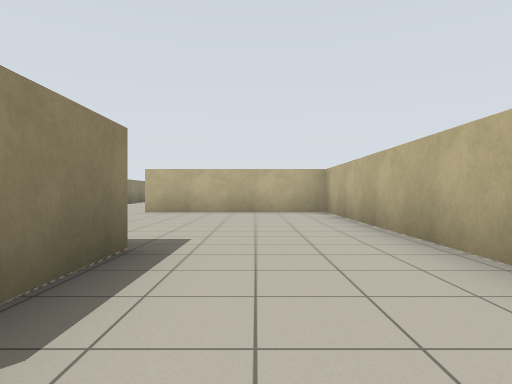
[1] (above)

24 first-person views from a walk through a robot-simulator world made for Stage. The camera is 0.94 m above the floor, looks level and sees 75° across. The lines on the ground mark 1 m squares. The floor is counted in squares, 2 m on a side. Each view is taken from the middle of a square. On the plan, view 1 faces up. The plan holds only what a view shows up to about 9 squares ahead; the rest is blank. Robots are left out.

[2]
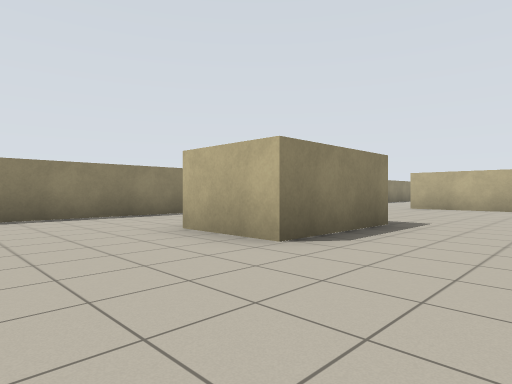

[3]
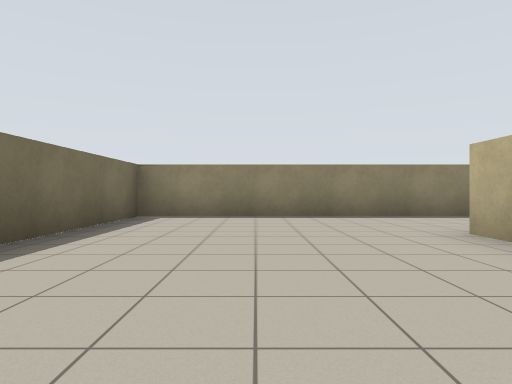

[4]
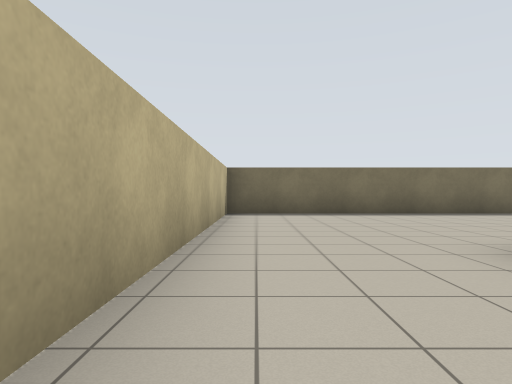

[5]
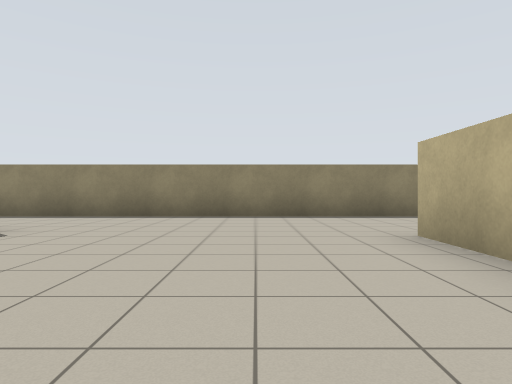

[6]
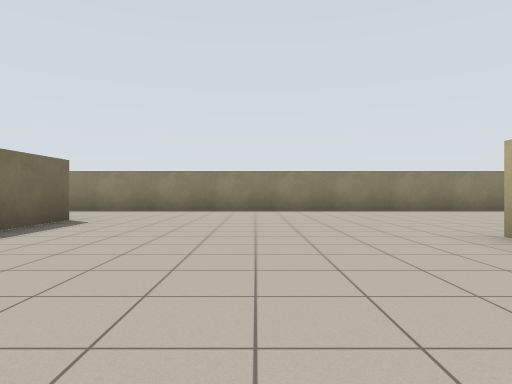

[7]
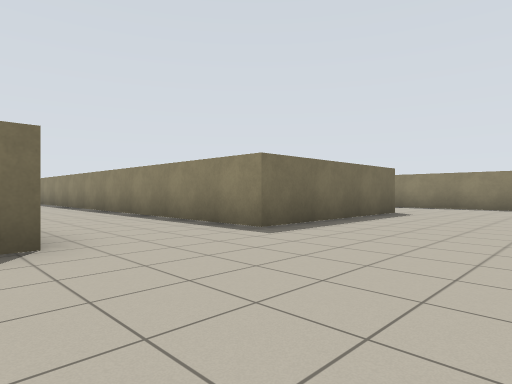

[8]
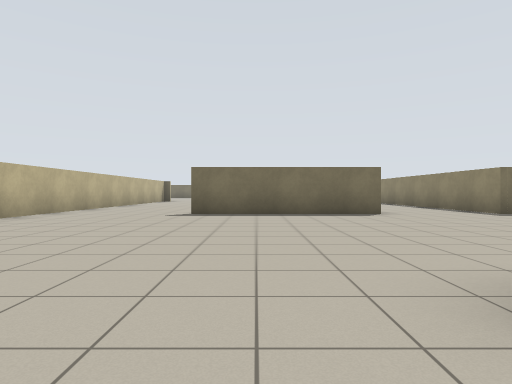

[9]
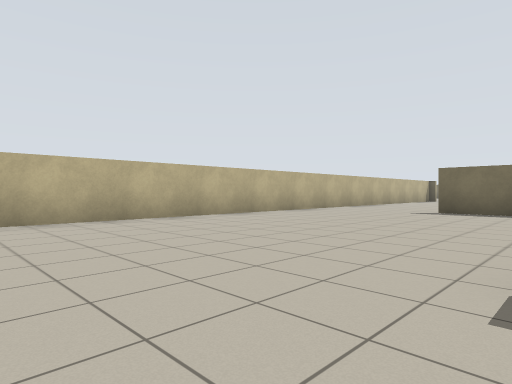

[10]
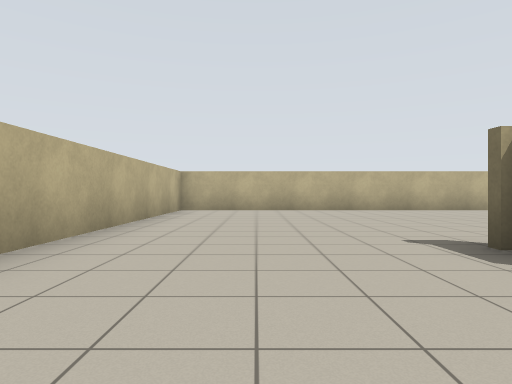

[11]
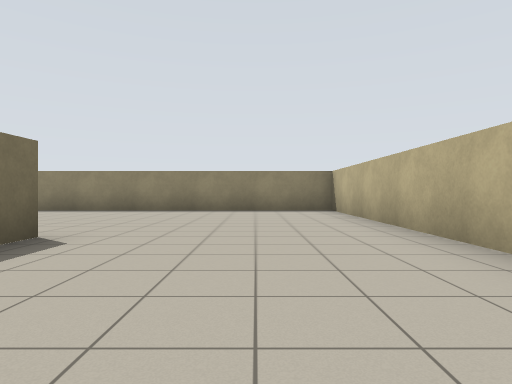

[12]
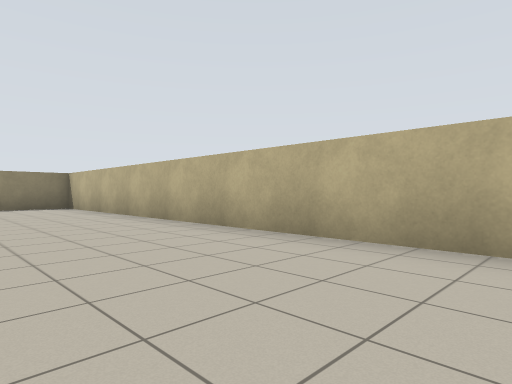

[13]
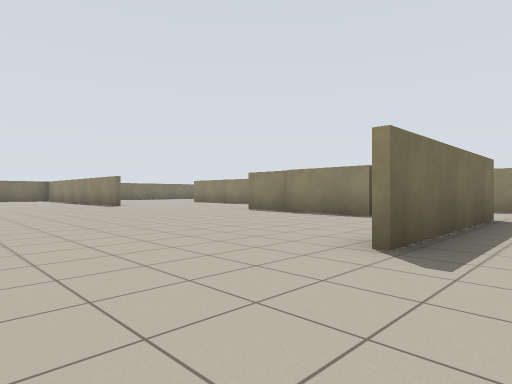

[14]
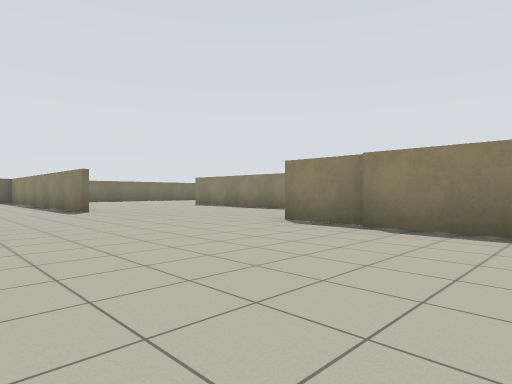

[15]
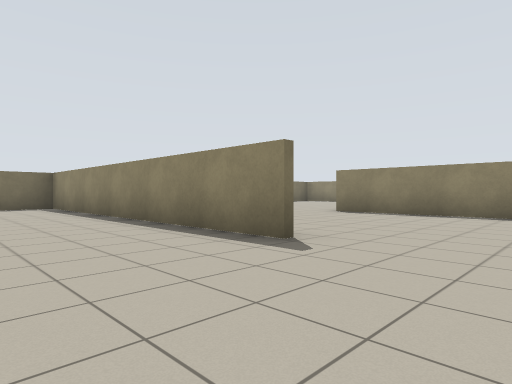

[16]
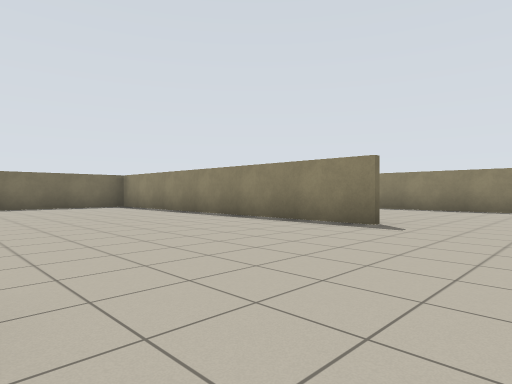

[17]
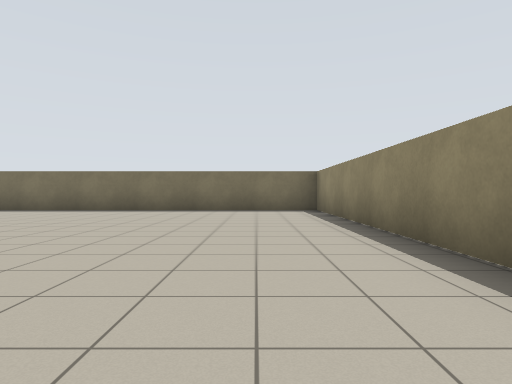

[18]
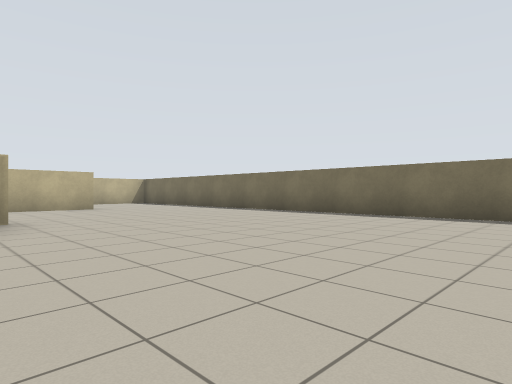

[19]
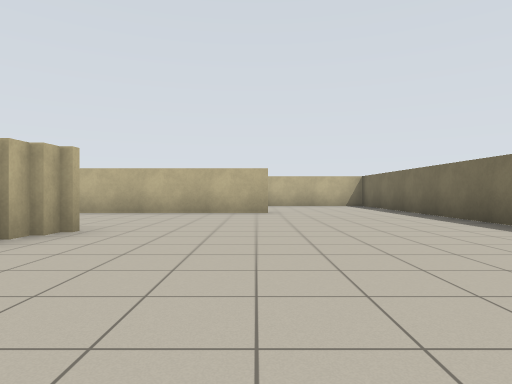

[20]
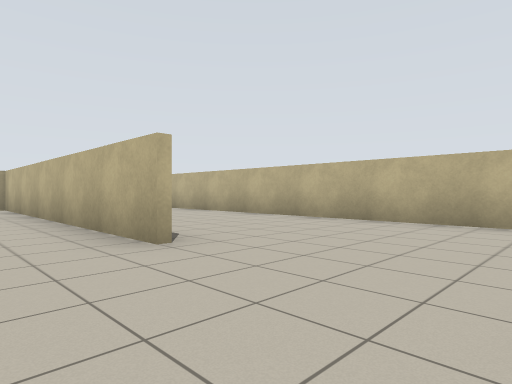

[21]
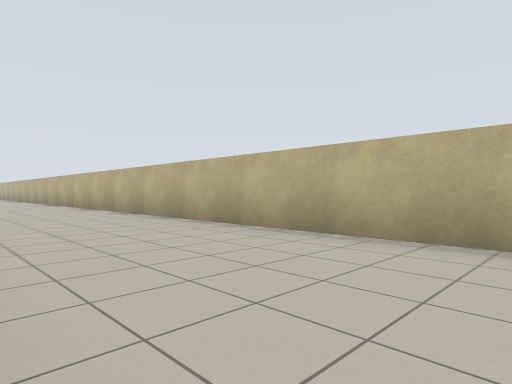

[22]
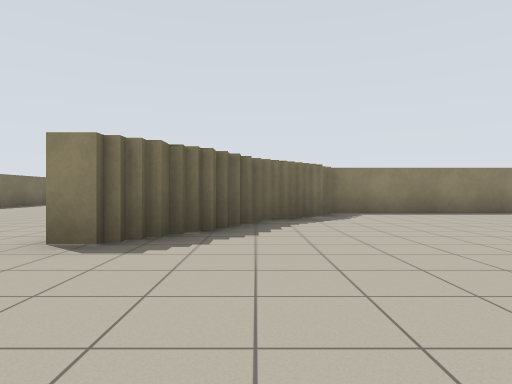

[23]
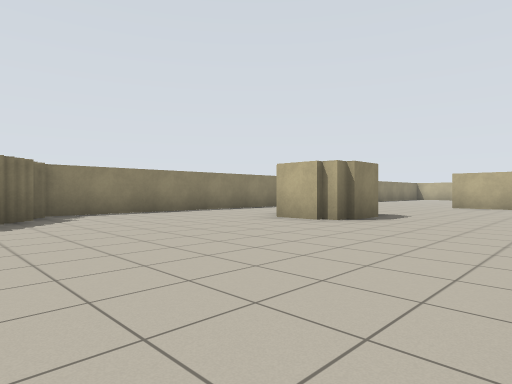

[24]
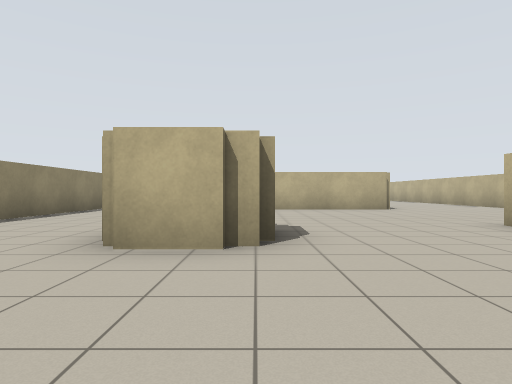

### Floor plan
Points are (right, up) in squares from view 1. A wall is a line through its corners. A room is listed if a view was taken in it or the views show most of it. See-through windows are left out.
Room 1 (views 1, 2, 3)
walls: (-1.1, 0.4) (-2.8, 0.4); (-5.4, 2.4) (-5.4, -4.3) (1.6, -4.3) (1.6, -0.5)
ways out: opening at (-4.5, 3) to room 2; opening at (0.5, 0.5) to room 2
Room 2 (views 4, 5, 6, 7, 8, 9, 10, 11, 12, 13, 14, 15, 16, 17, 18, 19, 20, 21, 22, 23, 24)
walls: (11.7, 2.6) (11.7, -1.4); (11.5, 6) (11.5, 17.9) (-5.4, 17.9) (-5.4, 2.4); (11.7, 8) (11.7, 4.6); (4.8, 6) (4.8, 2.2); (16, 3.1) (16, 1.7) (14.6, 1.7); (12.9, -1.8) (12.9, -2.4); (4.2, 7.9) (8.4, 7.9); (13.3, -2.2) (13.3, -2.8); (6.4, -2.1) (6.4, -10.6) (21, -10.6); (14.4, -3.5) (15.1, -3.5); (15.1, -4) (15.7, -4) (15.7, -4.3) (16, -4.3) (16, -4.9); (1.6, -0.5) (1.6, 7.7) (-2.6, 7.7); (1.8, -0.9) (1.8, -4.5); (19.5, 7.7) (16.5, 7.7); (15.9, -4.6) (15.2, -4.6); (-1.1, 2.9) (-1.1, 0.4); (-2.6, 7.9) (1.8, 7.9) (1.8, 1.5); (-0.5, 13.7) (0.1, 13.7); (19.5, -7.4) (19.5, 0.4); (23.2, -9.4) (23.2, 1.5)
ways out: opening at (-4.5, 3) to room 1; opening at (0.5, 0.5) to room 1

Positions as (right, up) in squares from view 1, and headings:
1: (0, 0), facing up
2: (1, -2), facing up-left
3: (1, -2), facing left
4: (1, 3), facing down
5: (1, 6), facing left
6: (3, 11), facing left
7: (5, 11), facing down-left
8: (7, 15), facing down
9: (6, 16), facing down-right
10: (3, 16), facing right
11: (3, 16), facing left
12: (5, 15), facing up-left
13: (11, 9), facing down-left
14: (9, 6), facing down-left
15: (9, 0), facing down-left
16: (11, 0), facing down-left
17: (8, -2), facing down
18: (10, -4), facing down-right
19: (12, -7), facing right
20: (18, -10), facing up-right
21: (20, -8), facing up-right
22: (19, -3), facing left
23: (19, -3), facing up-left
24: (16, -1), facing up
